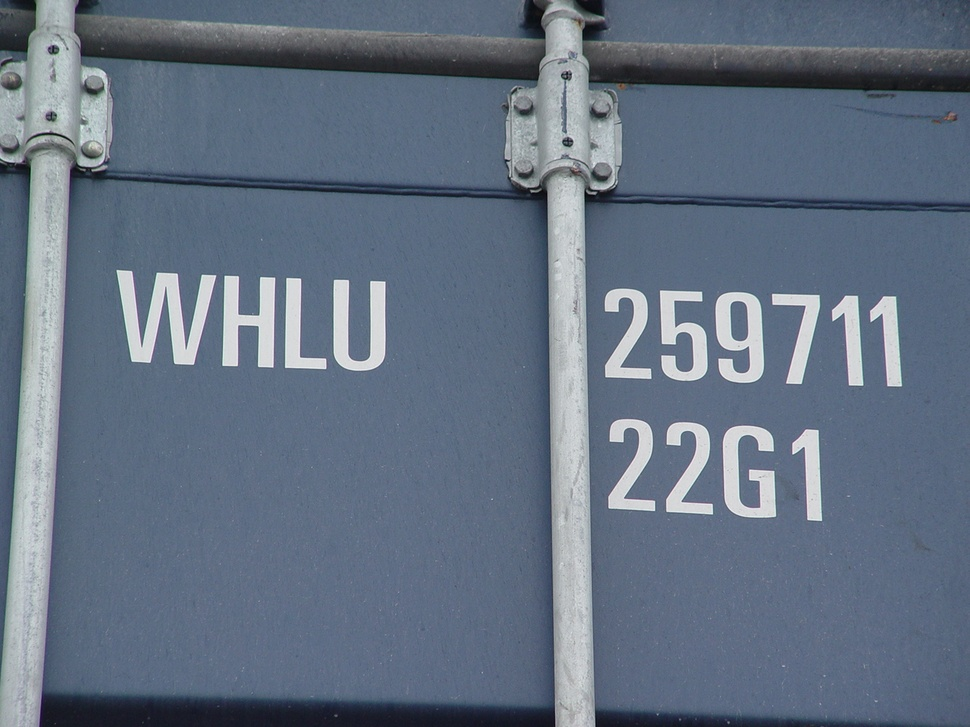
%> input picture MATLAB於影像處理的應用/IP/IP_2019(work)/Input2.JPG, 970 x 727 px, shrunk from 1280 x 960 before the run
$ octave findedge.m   (GNU Octave 9; MATLAB toolbox functions it lacks are replaced by stand-ins)
%> lines starting %> are read from the running program, lines starting %| are printed output that depends on the picture
img=imread('Input2.JPG');
%> img is the input picture: size 727x970x3 uint8; mean R, G, B 99.6, 112.7, 130
img=rgb2gray(img);
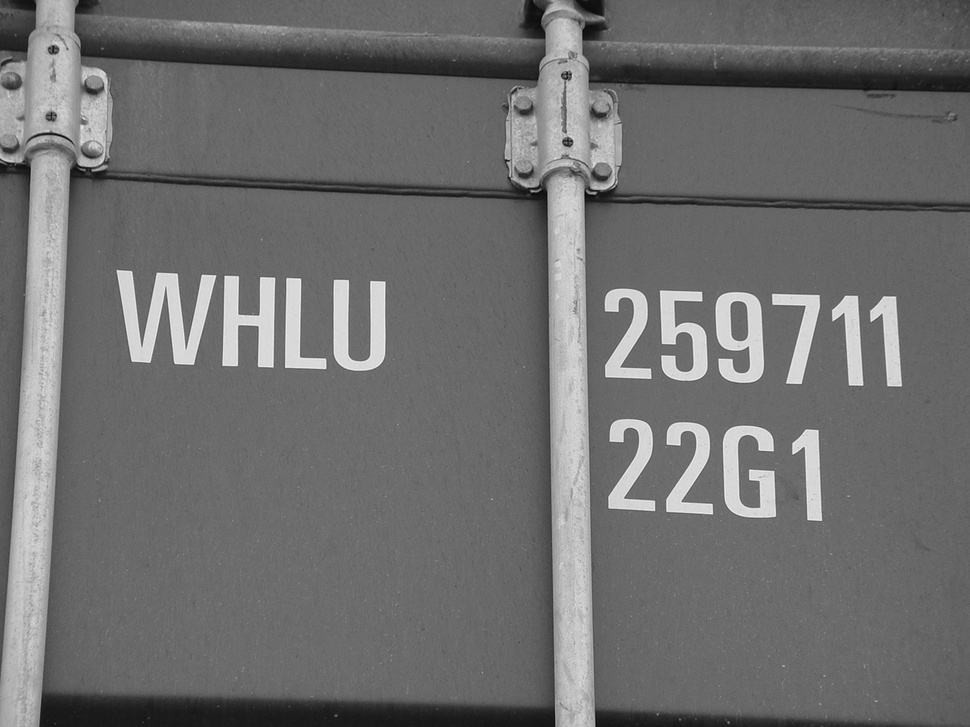
%> img: size 727x970 uint8; min 1, max 250, mean 110.8
bw=edge(img);
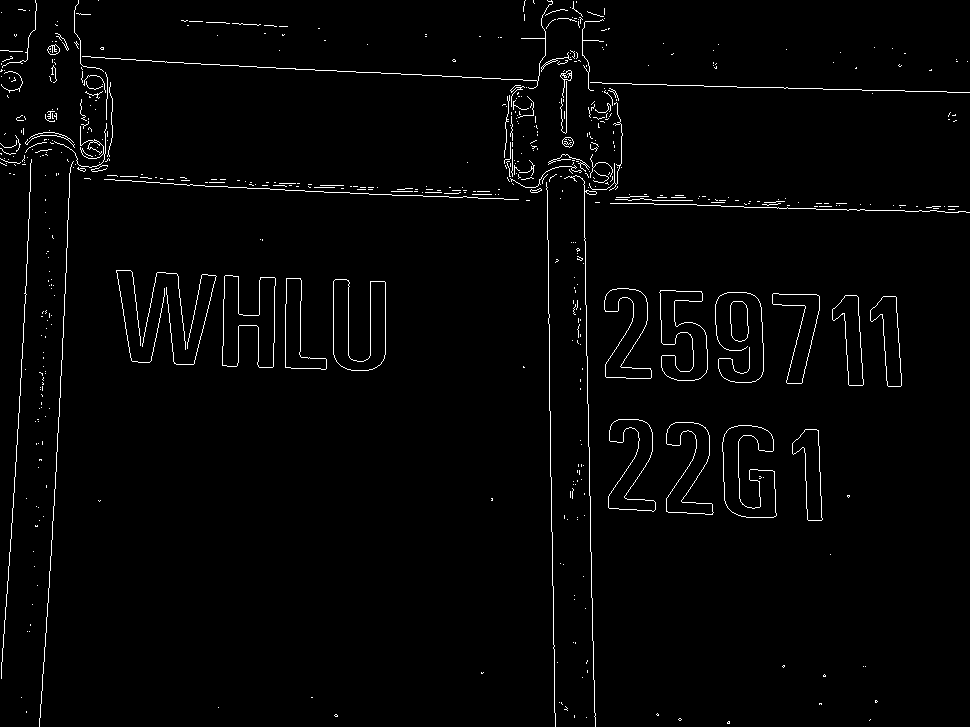
%> bw: size 727x970 logical; 1.9% white in thin lines or dots
figure;imshow(bw) % 再搭配Apps中的Image segmentor來找出車牌號碼
%處理大尺度影像(如tif檔)要使用
%bim=bigimage('filename.tif')
%bigimageshow(bim)
